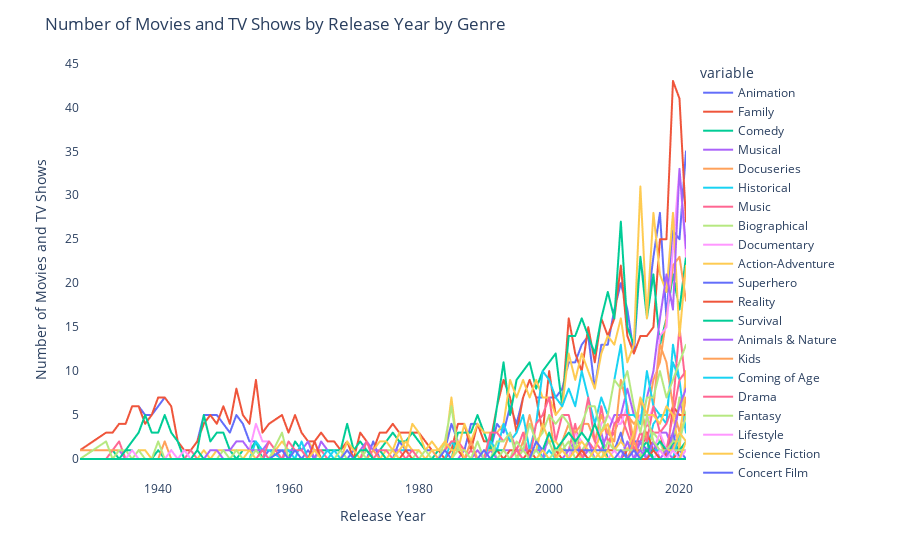

Here is the notebook cell this chart was saved with:
### Code cell
#graph of different genres by release year
fig = px.line(dp.groupby('release_year').sum().reset_index(), x='release_year', y=dp.groupby('release_year').sum().reset_index().columns[1:])
fig.update_layout(title_text='Number of Movies and TV Shows by Release Year by Genre')
#remove background
fig.update_layout(plot_bgcolor='rgba(0,0,0,0)')
#x axis name
fig.update_xaxes(title_text='Release Year')
#y axis name
fig.update_yaxes(title_text='Number of Movies and TV Shows')
fig.show()
